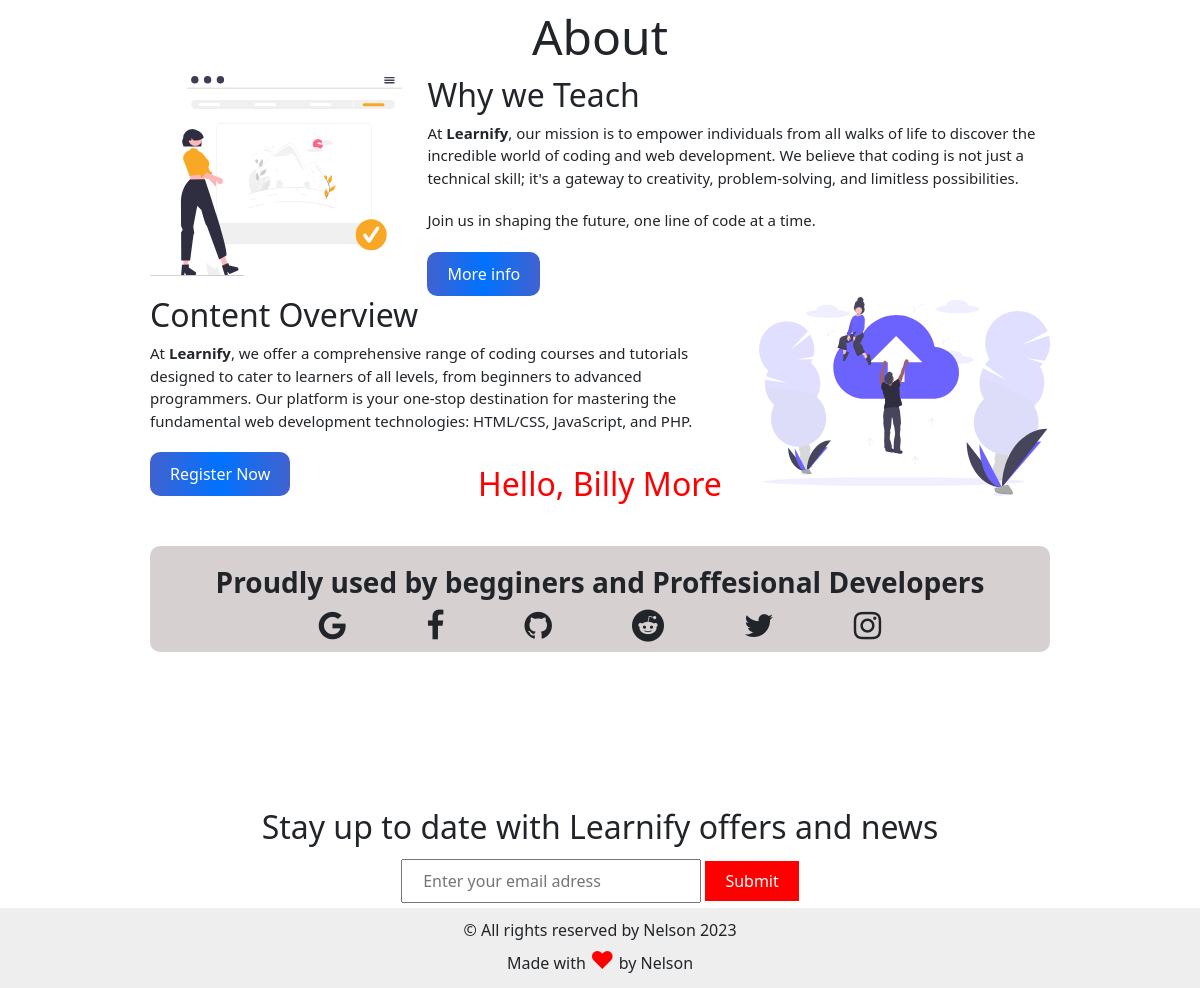
The app's page /memberspage/ (signed in, lower part), older data.
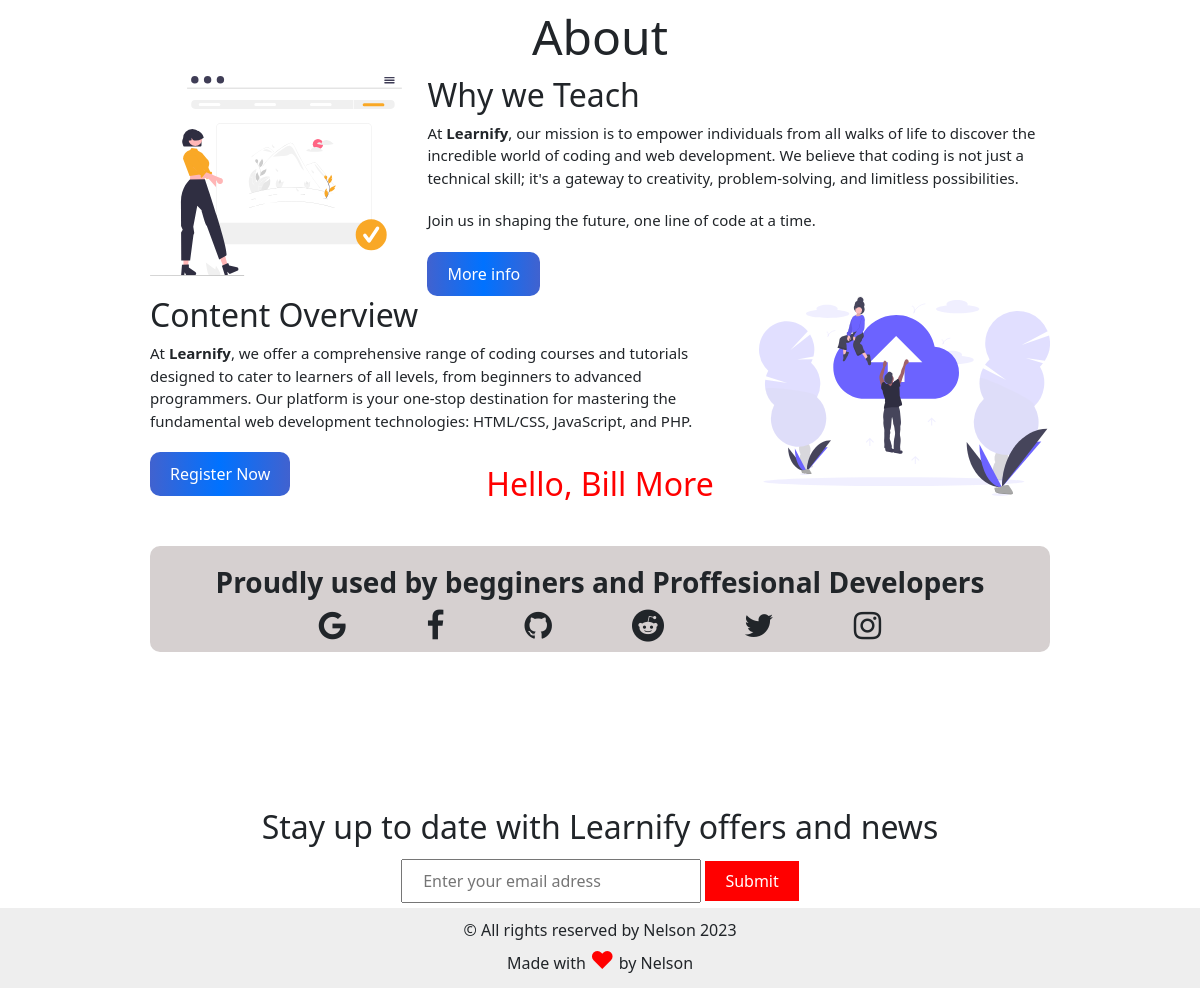
The same page, newer data.
### authentication/models.py (models this page shows, shortened)
class User(models.Model):
    GENDER_CHOICES = [
        ('male', 'Male'),
        ('female', 'Female'),
        ('other', 'Other'),
    ]
    first_name = models.CharField(max_length=100)
    last_name = models.CharField(max_length=100)
    email = models.EmailField(unique=True)
    phone_number = models.CharField(max_length=100)
    gender = models.CharField(max_length=6, choices=GENDER_CHOICES)
    password = models.CharField(max_length=255)
    registration_date = models.DateTimeField(auto_now_add=True)
    user_level = models.PositiveSmallIntegerField(default=0)

### authentication/views.py (the view, shortened to what this page needs)
# urls.py: path('memberspage/', views.membersPage, name="memberspage"),
def membersPage(request):
    if "user_id" not in request.session:
        return redirect("login")  # Redirect to login page if not logged in
    user_id = request.session.get("user_id")
    try:
        user = User.objects.get(id=user_id)
        context = {
            "user_id": user.id,
            "first_name": user.first_name,
            "last_name": user.last_name,
            "user_email": user.email,
            "user_phone": user.phone_number,
            "user_gender": user.gender,
        }
        return render(request, "memberspage.html", context)
    except User.DoesNotExist:
        messages.error(request, "User not found")
        return redirect("login")

### templates/memberspage.html (shortened to what this page needs)
<!DOCTYPE html>
<html lang="en">
<head>
    {% load static %}
    <link rel="stylesheet" href="{% static 'Styles/common.css' %}">
    <link rel="stylesheet" href="{% static 'Styles/navbar.css' %}">
    <link rel="stylesheet" href="{% static 'Styles/index.css' %}">
    <link rel="stylesheet" href="https://cdnjs.cloudflare.com/ajax/libs/font-awesome/4.7.0/css/font-awesome.css"
 />
<link href="https://maxcdn.bootstrapcdn.com/bootstrap/4.5.2/css/bootstrap.min.css" rel="stylesheet">
</head>
<body>
    <section class="home-main">
        <div class="main-content">
       {% if first_name and last_name %}
       <span class="profile ">Hello, {{ first_name }} {{last_name}}</span>
   {% else %}
       <span class="profile">Hello, Guest</span>
   {% endif %}
        </div>
    </section>
    <section class="about">
        <h1>About</h1>
        <div class="about-sub">
            <img src="{% static './Images/images/Image_post_.svg' %}" alt="" class="about__img-1" loading="lazy">
            <div class="sub-sub-about">
                <h2>Why we Teach</h2>
                <p>At <b>Learnify</b>, our mission is to empower individuals from all walks of
                    life to discover the
                    incredible world of coding and web development. We believe that coding is not just a technical
                    skill; it's a gateway to creativity, problem-solving, and limitless possibilities.
                <p>Join us in shaping the future, one line of code at a time.</p>
                </p>
                <button class="btn">More info</button>
            </div>
        </div>
        <div class="about-sub">
            <div class="sub-sub-about">
                <h2>Content Overview</h2>
                <p>At <b>Learnify</b>, we offer a comprehensive range of coding courses and tutorials designed to cater to
                    learners of all levels, from beginners to advanced programmers. Our platform is your one-stop
                    destination for mastering the fundamental web development technologies: HTML/CSS, JavaScript, and
                    PHP.</p>
                <button class="btn">Register Now</button>
            </div>
            <img src="{% static './Images/images/going_up.svg' %}" alt="" class="about__img-2" loading="lazy">
        </div>
        <div class="about-companies">
            <h1>Proudly used by begginers and Proffesional Developers</h1>
            <div class="company-logos">
                <i class="fa fa-google"></i>
                <i class="fa fa-facebook"></i>
                <i class="fa fa-github"></i>
                <i class="fa fa-reddit"></i>
                <i class="fa fa-twitter"></i>
                <i class="fa fa-instagram"></i>
            </div>
    </section>
    <div class="subscribe">
        <h2>Stay up to date with Learnify offers and news</h2>
        <form action="" class="subscribe-box">
            <input type="text" name="email" placeholder="Enter your email adress" required />
            <button>Submit</button>
        </form>
    </div>
    <div class="copyright">
        &copy; All rights reserved by Nelson 2023 <br>
        Made with <span>&hearts;</span> by Nelson
    </div>
</body>
</html>

### static/styles/common.css (style rules this page uses)
* { margin: 0; padding: 0; box-sizing: border-box; text-decoration: none; font-family: system-ui, -apple-system, BlinkMacSystemFont, 'Segoe UI', Roboto, Oxygen, Ubuntu, Cantarell, 'Open Sans', 'Helvetica Neue', sans-serif; list-style: none; scroll-behavior: smooth; }
body { min-height: 100vh; }
.copyright { text-align: center; background: #eee; padding: 10px; }
.copyright span { color: red; font-size: 24px; }

### static/styles/index.css (style rules this page uses)
.home-main { background: url("../Images/man_with_computer.jpg"); background-size: cover; background-position: center center; background-repeat: no-repeat; min-height: 100vh; }
.main-content { color: white; max-width: 80%; margin: auto; min-height: 700px; display: flex; justify-content: center; align-items: center; gap: 100px; }
.about { max-width: 75%; margin: auto; min-height: 100vh; }
.about h1 { text-align: center; font-size: 3rem; margin: 10px 0px; }
.about-sub { display: flex; gap: 25px; }
.about .about-sub img { width: 450px; height: 200px; position: relative; }
.about .about-sub .sub-sub-about p { font-size: 15px; text-align: left; margin-bottom: 20px; }
.about .about-sub .sub-sub-about .btn { background: linear-gradient(to right, #4162cf 0%, #0072ff, #4162cf); padding: 10px 20px; border-radius: 10px ; color: #fff; transition: .2s linear; transform: scale(1); border: none; }
.about-companies { text-align: center; background-color: rgb(214, 208, 208); margin-top: 50px; border-radius: 10px; padding: 10px 30px; }
.about-companies h1 { font-size: 28px; font-weight: bold; }
.company-logos { position: relative; display: flex; justify-content: center; gap: 80px; font-size: 32px; }
.company-logos i { transition: .3s; }
.subscribe { text-align: center; }
.subscribe-box { padding: 5px; }
.subscribe-box input { padding: 8px 20px; width: 300px; }
.subscribe-box button { padding: 8px 20px; border: none; background: red; color: #fff; }

### templates/memberspage.html (style rules this page uses)
.profile { color: red; font-size: 2rem; cursor: pointer; position: absolute; bottom: 30rem; }

Row changes from the older to the newer data that the page shows:
changed User "More": first_name "Billy" → "Bill"
